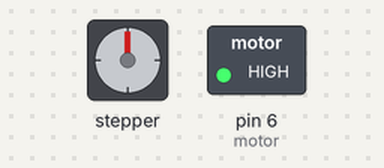
This sketch was run on a simulated Arduino Uno, built with avr-gcc and run on an emulated ATmega328P. Parts: stepper motor, switched loads named in the sketch (green lamp = pin HIGH). Wiring (inferred from the names in the program): stepper motor (2048 steps per turn assumed): coils pin 8, pin 9, pin 10, pin 11. Pins used as bus, display or sensor lines are not drawn.

Above: at 0.06 s.
At 9.97 s:
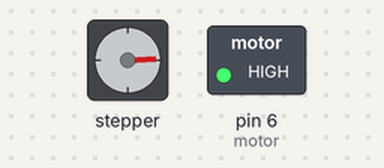
At 19.88 s:
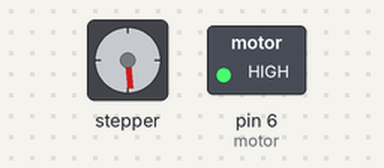
At 39.93 s:
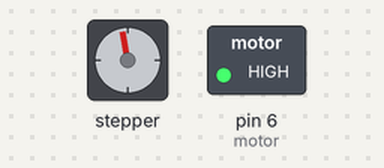
Timing chart, 0 to 40.0 s (numbered marks = the images above):
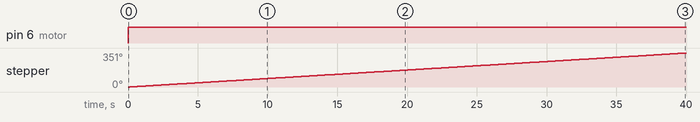

Measured:
- by itself, pin 6 (motor): LOW → HIGH at 0.00 s
- by itself, stepper: keeps turning clockwise at about 9°/s

The sketch:

Motor_paso_a_paso_giro_completo.ino
```cpp
int IN1 = 8;    //Se declaran las bobinas en sus pines digitales
int IN2 = 9;
int IN3 = 10;
int IN4 = 11;
int motor = 6;    //Se crea una variable llamada motor con un valor 6
int demora = 20;    //Se crea una demora de 20 milisegundos
int paso [4][4] =   //Se crea la matriz
{
  {1, 1, 0, 0},
  {0, 1, 1, 0},
  {0, 0, 1, 1},
  {1, 0, 0, 1}
};
void setup() {
 pinMode(IN1, OUTPUT);    //Se declaran las bobinas como salidas
 pinMode(IN2, OUTPUT);
 pinMode(IN3, OUTPUT);
 pinMode(IN4, OUTPUT);
  pinMode(motor, OUTPUT);   //Se declara el motor como salida

}

void loop() {
  digitalWrite(motor, HIGH);    //El motor se escribe en un estado alto
for(int i=0; i<512; i++){   //La cantidad de pasos 512*4 =2048
}
for (int i = 0; i< 4 ; i++){    //Se contabiliza la fila de la matriz cada vez que se acompleta un ciclo
  digitalWrite(IN1, paso [i][0]);
  digitalWrite(IN2, paso [i][1]);
  digitalWrite(IN3, paso [i][2]);
  digitalWrite(IN4, paso [i][3]);
   delay(demora);
}

}
```
